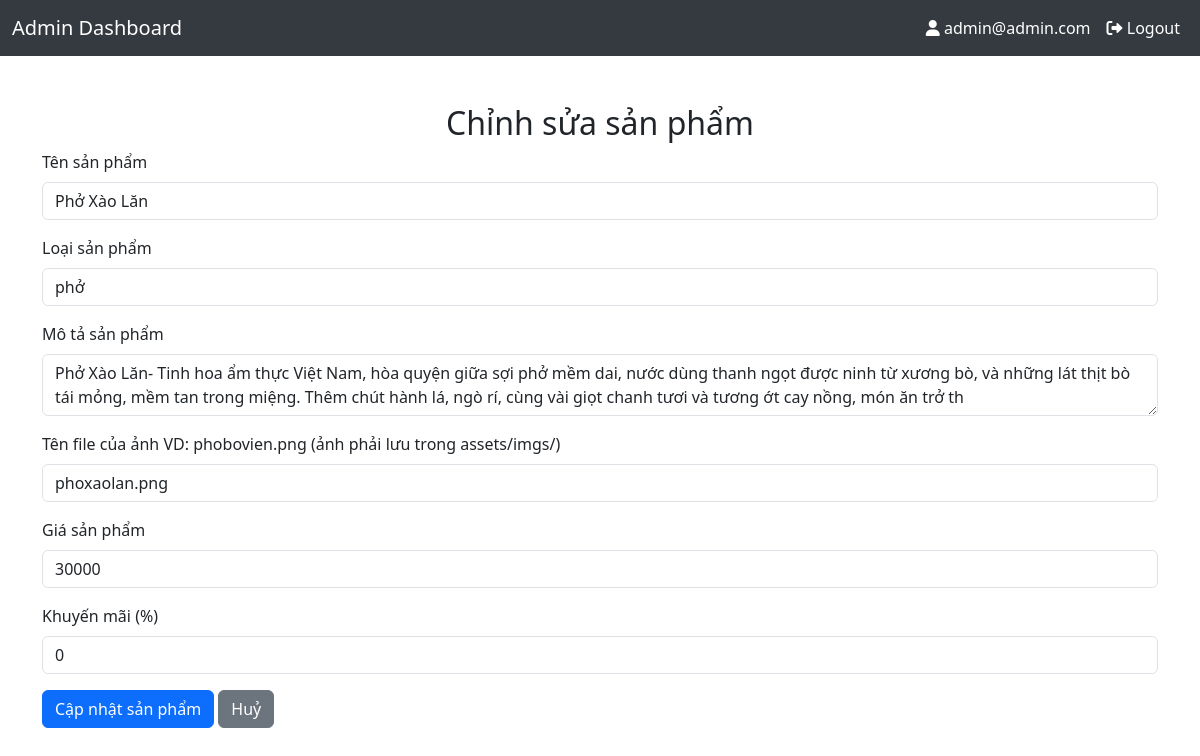
The app's page /admin/edit-function/edit_product.php?id=3 (signed in) with its own data.
### tables this page shows
CREATE TABLE `products` (
  `product_id` int(11) NOT NULL,
  `product_name` varchar(100) NOT NULL,
  `product_category` varchar(100) NOT NULL,
  `product_description` varchar(255) NOT NULL,
  `product_image` varchar(255) NOT NULL,
  `product_price` decimal(15,0) NOT NULL,
  `product_weight` decimal(5,2) NOT NULL,
  `product_special_offer` int(2) NOT NULL
);

### admin/edit-function/edit_product.php (the view, shortened to what this page needs)
<?php
include '../db.php';
if (isset($_GET['id'])) {
    $product_id = $_GET['id'];
    $stmt = $conn->prepare("SELECT * FROM products WHERE product_id = ?");
    $stmt->bind_param("i", $product_id);
    $stmt->execute();
    $result = $stmt->get_result();
    $product = $result->fetch_assoc();
}
?>
<?php include '../header.php' ?>
<head>
    <link href="https://cdn.jsdelivr.net/npm/bootstrap@5.3.0/dist/css/bootstrap.min.css" rel="stylesheet">
</head>
<body>
    <div class="container mt-5">
        <h2 class="text-center">Chỉnh sửa sản phẩm</h2>
        <form method="POST" action="edit_product.php?id=<?php echo $product_id; ?>">
            <div class="mb-3">
                <label for="product_name" class="form-label">Tên sản phẩm</label>
                <input type="text" class="form-control" id="product_name" name="product_name" value="<?php echo htmlspecialchars($product['product_name']); ?>" required>
            </div>
            <div class="mb-3">
                <label for="product_category" class="form-label">Loại sản phẩm</label>
                <input type="text" class="form-control" id="product_category" name="product_category" value="<?php echo htmlspecialchars($product['product_category']); ?>" required>
            </div>
            <div class="mb-3">
                <label for="product_description" class="form-label">Mô tả sản phẩm</label>
                <textarea class="form-control" id="product_description" name="product_description" required><?php echo htmlspecialchars($product['product_description']); ?></textarea>
            </div>
            <div class="mb-3">
                <label for="product_image" class="form-label">Tên file của ảnh VD: phobovien.png (ảnh phải lưu trong assets/imgs/)</label>
                <input type="text" class="form-control" id="product_image" name="product_image" value="<?php echo htmlspecialchars($product['product_image']); ?>" required>
            </div>
            <div class="mb-3">
                <label for="product_price" class="form-label">Giá sản phẩm</label>
                <input type="number" class="form-control" id="product_price" name="product_price" value="<?php echo htmlspecialchars($product['product_price']); ?>" required>
            </div>
            <div class="mb-3">
                <label for="product_special_offer" class="form-label">Khuyến mãi (%)</label>
                <input type="number" class="form-control" id="product_special_offer" name="product_special_offer" value="<?php echo htmlspecialchars($product['product_special_offer']); ?>" required>
            </div>
            <button type="submit" class="btn btn-primary">Cập nhật sản phẩm</button>
            <a href="../manage_products.php" class="btn btn-secondary">Huỷ</a>
        </form>
    </div>
</body>
</html>

### admin/header.php (style rules this page uses)
body { background-color: #f8f9fa; }

### records on screen
products: product_name "Phở Xào Lăn", product_category "phở", product_description "Phở Xào Lăn- Tinh hoa ẩm thực Việt Nam, hòa quyện giữa sợi phở mềm dai, nước dùng thanh ngọt được ninh từ xương bò, và những lát thịt bò tái mỏng, mềm tan trong miệng. Thêm chút hành lá, ngò rí, cùng vài giọt chanh tươi và tương ớt cay nồng, món ăn trở th", product_image "phoxaolan.png", product_price "30000", product_special_offer "0"

### other values on screen
$_SESSION['admin'] "admin@admin.com"
